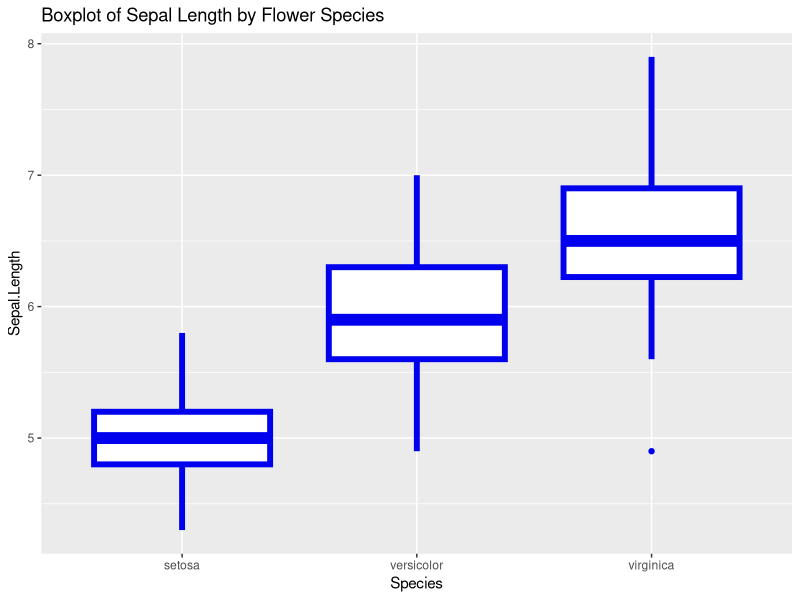

Generate this figure with R:
library(ggplot2)

iris_boxplot <- function(){
  
  ggplot(iris, aes(x = Species, y = Sepal.Length)) +
    geom_boxplot(size=2, color="blue2") + 
    ggtitle("Boxplot of Sepal Length by Flower Species")
}

#Comment from Yawen Yu

iris_boxplot()
